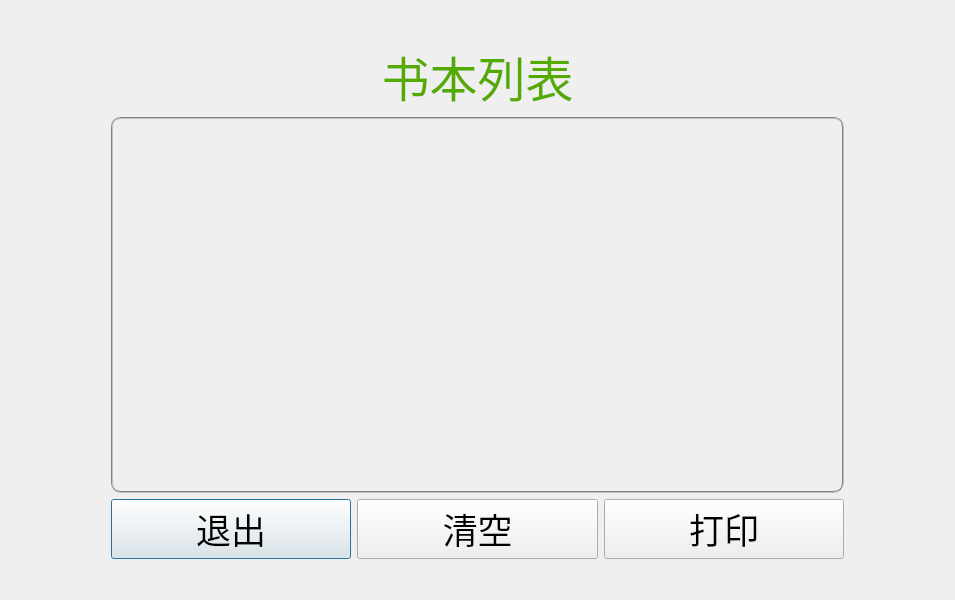
<?xml version="1.0" encoding="UTF-8"?>
<ui version="4.0">
 <class>printdialog</class>
 <widget class="QDialog" name="printdialog">
  <property name="geometry">
   <rect>
    <x>0</x>
    <y>0</y>
    <width>955</width>
    <height>600</height>
   </rect>
  </property>
  <property name="windowTitle">
   <string>查看所有书本</string>
  </property>
  <property name="styleSheet">
   <string notr="true">#printdialog{border-image: url(:/新前缀/cb8065380cd79123b53fe4beae345982b3b78018.jpg);}</string>
  </property>
  <layout class="QGridLayout" name="gridLayout_2">
   <item row="0" column="1">
    <spacer name="verticalSpacer">
     <property name="orientation">
      <enum>Qt::Vertical</enum>
     </property>
     <property name="sizeType">
      <enum>QSizePolicy::Fixed</enum>
     </property>
     <property name="sizeHint" stdset="0">
      <size>
       <width>20</width>
       <height>30</height>
      </size>
     </property>
    </spacer>
   </item>
   <item row="1" column="0">
    <spacer name="horizontalSpacer">
     <property name="orientation">
      <enum>Qt::Horizontal</enum>
     </property>
     <property name="sizeType">
      <enum>QSizePolicy::Fixed</enum>
     </property>
     <property name="sizeHint" stdset="0">
      <size>
       <width>100</width>
       <height>20</height>
      </size>
     </property>
    </spacer>
   </item>
   <item row="1" column="1" rowspan="2">
    <layout class="QGridLayout" name="gridLayout">
     <item row="0" column="0">
      <layout class="QVBoxLayout" name="verticalLayout">
       <item>
        <widget class="QLabel" name="label">
         <property name="text">
          <string>&lt;html&gt;&lt;head/&gt;&lt;body&gt;&lt;p align=&quot;center&quot;&gt;&lt;span style=&quot; font-size:36pt; color:#55aa00;&quot;&gt;书本列表&lt;/span&gt;&lt;/p&gt;&lt;/body&gt;&lt;/html&gt;</string>
         </property>
        </widget>
       </item>
       <item>
        <widget class="QListView" name="printview">
         <property name="font">
          <font>
           <family>等线</family>
           <pointsize>16</pointsize>
          </font>
         </property>
         <property name="styleSheet">
          <string notr="true">background:transparent;color:white;
border:2px groove gray;border-radius:10px;padding:2px 4px</string>
         </property>
        </widget>
       </item>
      </layout>
     </item>
     <item row="1" column="0">
      <layout class="QHBoxLayout" name="horizontalLayout">
       <item>
        <widget class="QPushButton" name="okbutton">
         <property name="font">
          <font>
           <family>等线</family>
           <pointsize>26</pointsize>
          </font>
         </property>
         <property name="styleSheet">
          <string notr="true">QPushButton#okbutton
{
border-color:white;
border-image: url(:/按钮.PNG);
}
QPushButton#okbutton:hover
{
color:white;
border-image: url(:/按钮.PNG);
}
QPushButton#okbutton:pressed
{
color:blue;
border-image: url(:/按钮.PNG);
border:transparent;
}</string>
         </property>
         <property name="text">
          <string>退出</string>
         </property>
        </widget>
       </item>
       <item>
        <widget class="QPushButton" name="okbutton_2">
         <property name="font">
          <font>
           <family>等线</family>
           <pointsize>26</pointsize>
          </font>
         </property>
         <property name="styleSheet">
          <string notr="true">QPushButton#okbutton_2
{
border-color:white;
border-image: url(:/按钮.PNG);
}
QPushButton#okbutton_2:hover
{
color:white;
border-image: url(:/按钮.PNG);
}
QPushButton#okbutton_2:pressed
{
color:blue;
border-image: url(:/按钮.PNG);
border:transparent;
}</string>
         </property>
         <property name="text">
          <string>清空</string>
         </property>
        </widget>
       </item>
       <item>
        <widget class="QPushButton" name="printbutton">
         <property name="font">
          <font>
           <family>等线</family>
           <pointsize>26</pointsize>
          </font>
         </property>
         <property name="styleSheet">
          <string notr="true">QPushButton#printbutton
{
border-color:white;
border-image: url(:/按钮.PNG);
}
QPushButton#printbutton:hover
{
color:white;
border-image: url(:/按钮.PNG);
}
QPushButton#printbutton:pressed
{
color:blue;
border-image: url(:/按钮.PNG);
border:transparent;
}</string>
         </property>
         <property name="text">
          <string>打印</string>
         </property>
        </widget>
       </item>
      </layout>
     </item>
    </layout>
   </item>
   <item row="2" column="2">
    <spacer name="horizontalSpacer_2">
     <property name="orientation">
      <enum>Qt::Horizontal</enum>
     </property>
     <property name="sizeType">
      <enum>QSizePolicy::Fixed</enum>
     </property>
     <property name="sizeHint" stdset="0">
      <size>
       <width>100</width>
       <height>20</height>
      </size>
     </property>
    </spacer>
   </item>
   <item row="3" column="1">
    <spacer name="verticalSpacer_2">
     <property name="orientation">
      <enum>Qt::Vertical</enum>
     </property>
     <property name="sizeType">
      <enum>QSizePolicy::Fixed</enum>
     </property>
     <property name="sizeHint" stdset="0">
      <size>
       <width>20</width>
       <height>30</height>
      </size>
     </property>
    </spacer>
   </item>
  </layout>
 </widget>
 <resources/>
 <connections/>
</ui>
